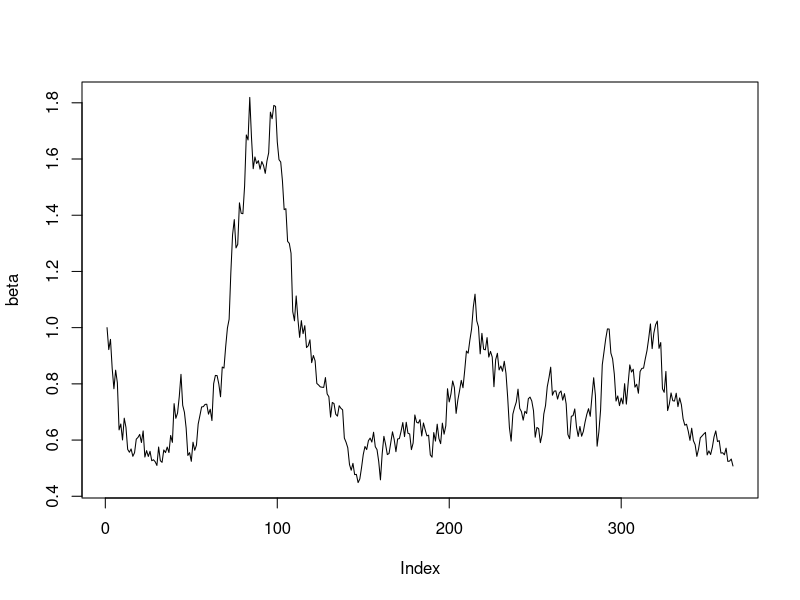
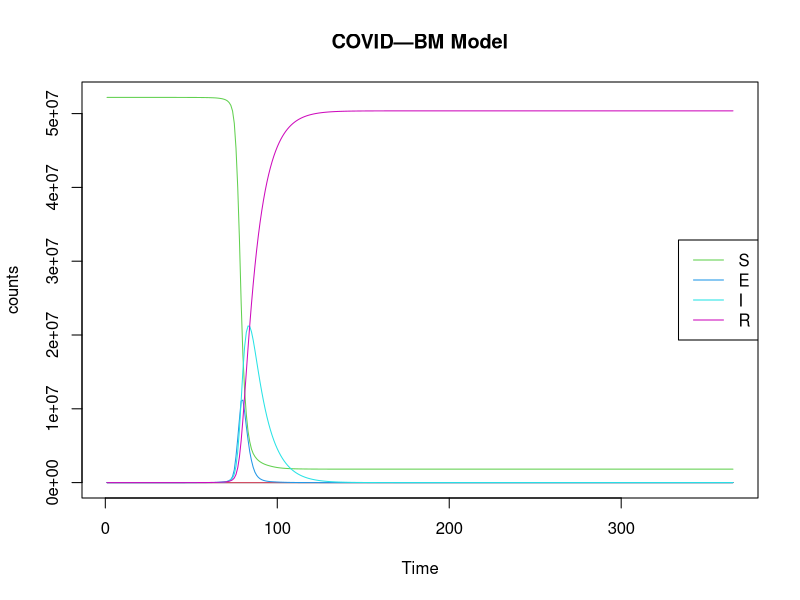
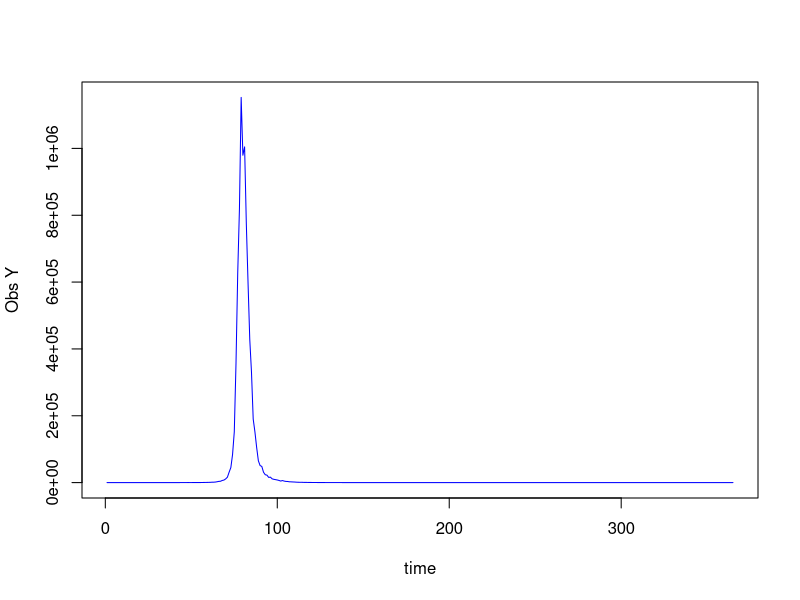

These charts were generated, in order, by the following R code:
rm(list=ls())
require(deSolve)
set.seed(1000020)   
#good seed 1000012 18 1000020
#general seed: 1000002 4 5 7 8 1000014 17
#question seed: beta is peaked on 200th day but pandemic die down already around 60th day
times <- 1:365     
N=52196381
sigma <- 0.07
## first, simulate a set of random deviates
e <- rnorm(n = length(times)-1, sd = 1)
## now compute their cumulative sum
e <- c(0, cumsum(e))
write.csv(e,"rsimcovidbm_e1.csv")

beta<- exp(sigma*e)
plot(beta,type='l')
write.csv(beta,"rsimcovidbm_beta1.csv")


#Main ODE Model
Covid_OU <- function(time, current_state, params){
  
  with(as.list(c(current_state, params)),{
    
    # N <- S+E+I+R
    dt <- 1
    dS <- -beta[t]*S*(E+0.1*I)/N
    dE <- beta[t]*S*(E+0.1*I)/N - E*(1/k+1/gamma)
    dI <- E/k-I*(1/gamma+0.0087)
    dR <- (I+E)/gamma+0.0087*I
    
    return(list(c( dt, dS, dE, dI, dR)))
  })
}
params <- c(k=2, gamma=9)   #Trial: k=5 & gamma=5; k=7 & gamma=5

S <- N-1
E <- 1
R <- 0
I <- 0

initial_state<- c(t=1, S=S, E=E, I=I, R=R)
model11 <- ode(initial_state, times, Covid_OU, params)

summary(model11)

matplot(model11, type="l", lty=1, main="COVID—BM Model",ylab="counts", xlab="Time")
legend <- colnames(model11)[3:6]
legend("right", legend=legend, col=3:6, lty = 1)
Z11 <-model11[,4]/2

tau11 <- 0.1
Y11 <-vector(length = 365)
for (i in 1:365){
  Y11[i]<- rlnorm(1,log(Z11[i]/5),tau11)
}
plot(Y11,type='l',ylab="Obs Y",xlab="time",col="blue")
write.csv(Y11,"rsimcovidbm_Y1.csv")
write.csv(model11,"rsimcovidbm_model1.csv")
